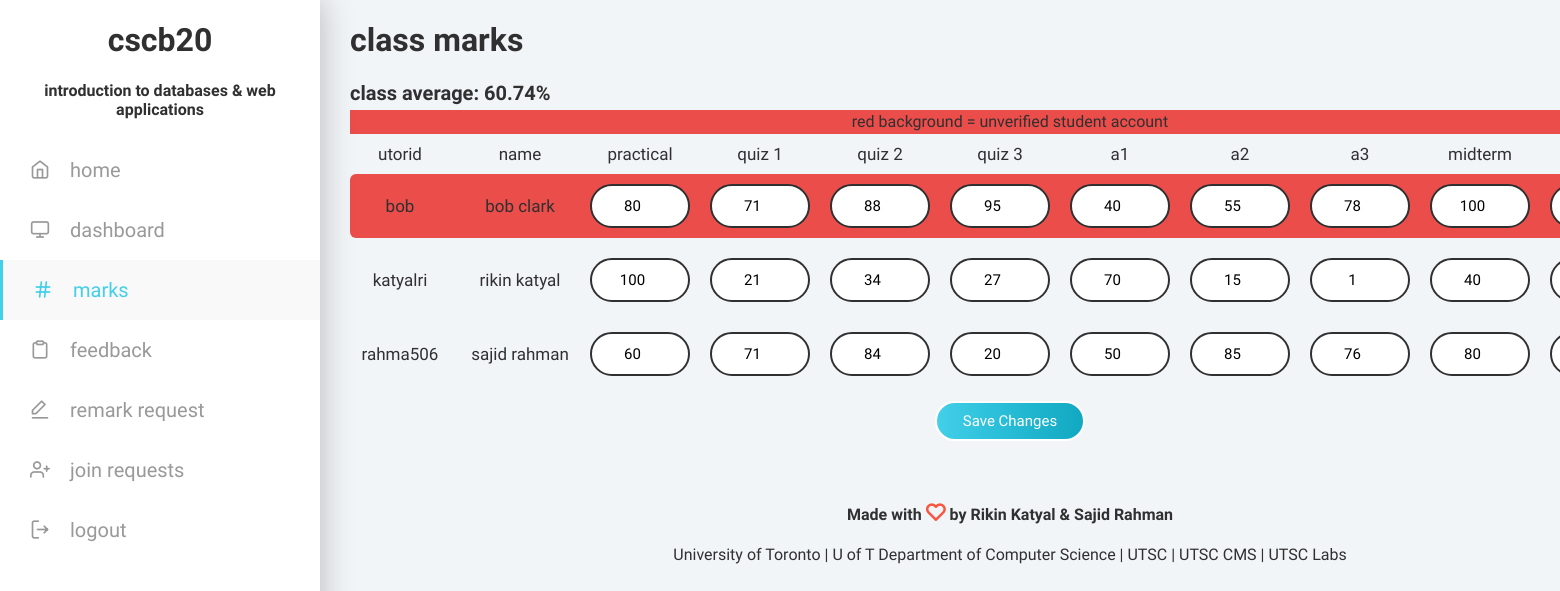
The page /dashboard/instructor/marks/index.php (signed in) on the database as committed earlier.
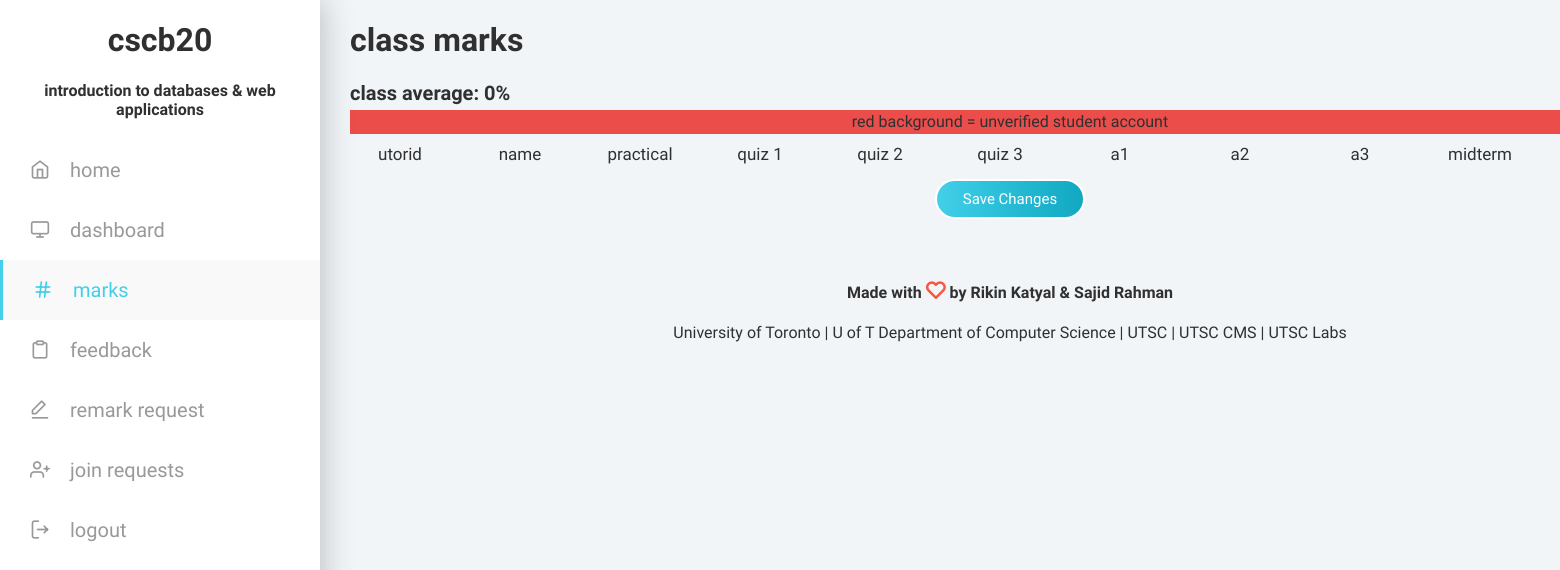
The same page on the database as committed later.
### tables this page shows
create table Students
(verified boolean not null,
utorid varchar(25) not null primary key,
pass char(64) not null,
firstName varchar(255) not null,
lastName varchar(255) not null,
studentNumber varchar(25) not null,
instructorId varchar(255) not null,
practical float,
quiz1 float,
quiz2 float,
quiz3 float,
a1 float,
a2 float,
a3 float,
final float,
midterm float,
authToken varchar(255)
);

### src/auth/config.php (called while the page is built, shortened)
<?php
  $mark_entries = array('practical', 'quiz1', 'quiz2', 'quiz3', 'a1', 'a2', 'a3', 'midterm', 'final');
?>

### src/dashboard/instructor/marks/index.php (the view, shortened to what this page needs)
<?php
  include("../../../auth/config.php");
  $class_avg = calculate_class_avg();
  function calculate_class_avg() {
    global $db;
    global $mark_entries;
    $sql = "select * from CourseDetails where courseCode='CSCB20'";
    $result = mysqli_query($db, $sql);
    $row = mysqli_fetch_array($result, MYSQLI_ASSOC);
    $average = 0;
    foreach($mark_entries as $entry) {
      $average += assessment_avg($entry) * $row[$entry] * .01;
    }
    return round($average, 2);
  }
  function assessment_avg($assessment){
    global $db;
    $instructorId = ($_SESSION['account'] == 'instructor') ? $_SESSION['utorid'] : $_SESSION['instructorId'];
    $sql = "select * from Students where verified = 1 and instructorId = '".$instructorId."'";
    $result = mysqli_query($db, $sql);
    $total = 0;
    $count = 0;
    while ($row = mysqli_fetch_array($result, MYSQLI_ASSOC)) {
        $total += $row[$assessment];
        $count += 1;
    }
    if ($count == 0) {
      return $total;
    } else {
      return $total / $count;
    }
  }
?>
<html lang="en">
<head>
    <link rel="stylesheet" type="text/css" href="../../../css/feather.css">
    <link rel="stylesheet" type="text/css" href="../../../css/index.css">
</head>
<body>
  <div id="container">
      <div id="sidebar">
          <h1>cscb20</h1>
          <h4>introduction to databases & web applications</h4>
          <nav>
            <a href="../../../">
              <div class="nav-item">
                <h2><i class="feather icon-home"></i>home</h2>
              </div>
            </a>
            <a href="../../">
              <div class="nav-item">
                <h2><i class="feather icon-monitor"></i>dashboard</h2>
              </div>
            </a>
            <a href="./">
              <div class="nav-item active">
                <h2><i class="feather icon-hash"></i>marks</h2>
              </div>
            </a>
            <?php
              if ($_SESSION['account'] != 'ta'){
                echo "
                <a href='../../feedback'>
                  <div class='nav-item'>
                    <h2><i class='feather icon-clipboard'></i>feedback</h2>
                  </div>
                </a>
                ";
              }
            ?>
            <a href="../../<?php if ($_SESSION['account'] == 'instructor' or $_SESSION['account'] == 'ta') echo "instructor/" ?>remark/">
              <div class="nav-item">
                <h2><i class="feather icon-edit-1"></i>remark request</h2>
              </div>
            </a>
            <?php
              if ($_SESSION['account'] == 'instructor'){
                echo "
                <a href='../requests'>
                  <div class='nav-item'>
                    <h2><i class='feather icon-user-plus'></i>join requests</h2>
                  </div>
                </a>
                ";
              }
            ?>
            <a href="../../../auth/logout/">
              <div class="nav-item">
                <h2><i class="feather icon-log-out"></i>logout</h2>
              </div>
            </a>
          </nav>
        </div>
    <div id="content">
      <h1>class marks</h1>
      <h2>class average: <?php echo $class_avg?>%</h2>
      <p class="mark unverified">red background = unverified student account</p>
      <form action="" method="post" class="instructor-marks">
        <div class="mark">
          <h3>UTORid</h3>
          <h3>Name</h3>
          <h3>Practical</h3>
          <h3>quiz 1</h3>
          <h3>quiz 2</h3>
          <h3>quiz 3</h3>
          <h3>A1</h3>
          <h3>A2</h3>
          <h3>A3</h3>
          <h3>Midterm</h3>
          <h3>Final</h3>
        </div>
        <?php
          $instructorId = ($_SESSION['account'] == 'instructor') ? $_SESSION['utorid'] : $_SESSION['instructorId'];
          $sql = "select * from Students where instructorId = '".$instructorId."'";
          $result = mysqli_query($db, $sql);
          while ($row = mysqli_fetch_array($result, MYSQLI_ASSOC)) {
            $mark_str = "";
            foreach($mark_entries as $entry){
                $mark_str = $mark_str."<input type='number' min='0' max='100' name='marks[]' value='".$row[$entry]."'/>";
            }
            if ($row['verified'] == "0") {
              $verfied_status = "unverified";
            } else {
              $verfied_status = "";
            }
            echo "
            <div class='mark entry ".$verfied_status."' id=".$row['utorid'].">
              <h3>".$row['utorid']."</h3>
              <h3>".$row['firstName']." ".$row['lastName']."</h3>
              ".$mark_str."
            </div>
            ";
          }
        ?>
        <button>Save Changes</button>
      </form>
      <footer>
        <p><b>Made with <i class="feather icon-heart"></i> by Rikin Katyal & Sajid Rahman</b></p>
        <p><a href="https://www.utoronto.ca/" target="_">University of Toronto</a> | <a href="http://web.cs.toronto.edu/" target="_">U of T Department of Computer Science</a> | <a href="http://www.utsc.utoronto.ca/home/" target="_">UTSC</a> | <a href="https://www.utsc.utoronto.ca/cms/computer-science-mathematics-statistics" target="_">UTSC CMS</a> | <a href="http://www.utsc.utoronto.ca/labs/"> UTSC Labs</a></p>
      </footer>
    </div>
  </div>
</body>
</html>

### src/css/feather.css (style rules this page uses)
.feather { font-family:"feather" !important; font-size:16px; font-style:normal; -webkit-font-smoothing: antialiased; -moz-osx-font-smoothing: grayscale; }
.icon-clipboard:before { content: "\e84b"; }
.icon-edit-1:before { content: "\e868"; }
.icon-heart:before { content: "\e879"; }
.icon-home:before { content: "\e87a"; }
.icon-log-out:before { content: "\e888"; }
.icon-monitor:before { content: "\e899"; }
.icon-user-plus:before { content: "\e8e7"; }
.icon-hash:before { content: "\e8fd"; }

### src/css/index.css (style rules this page uses)
html, body { width: 100%; height: 100%; font-weight: 400; font-family: Varela Round; margin: 0; color: #303030; background-color: #F2F5F8; }
#container { width: 100%; display: flex; flex-direction: row; }
#sidebar { height: 100%; width: 320px; background: #FFFFFF; position: fixed; margin: 0; box-shadow: 1px 0px 30px rgba(50, 50, 50, 0.3); overflow-y: auto; }
#content { height: 100%; width: 100%; margin-left: 320px; padding: 0 30px; }
h1 { font-weight: 700; }
h2 { font-size: 20px; font-weight: 700; margin: 0; text-transform: lowercase; }
h3 { font-size: 17px; font-weight: 400; margin: 0; text-transform: lowercase; }
h4 { text-align: center; }
p { line-height: 24px; }
a { color: #303030; text-decoration: none; display: inline-block }
button { width: 150px; height: 40px; margin: 10px 0; background: #43cfe8; background: -moz-linear-gradient(left, #43cfe8 0%, #2bbfd9 41%, #11a8c2 100%); background: -webkit-gradient(left top, right top, color-stop(0%, #43cfe8), color-stop(41%, #2bbfd9), color-stop(100%, #11a8c2)); background: -webkit-linear-gradient(left, #43cfe8 0%, #2bbfd9 41%, #11a8c2 100%); background: -o-linear-gradient(left, #43cfe8 0%, #2bbfd9 41%, #11a8c2 100%); background: -ms-linear-gradient(left, #43cfe8 0%, #2bbfd9 41%, #11a8c2 100%); background: linear-gradient(to right, #43cfe8 0%, #2bbfd9 41%, #11a8c2 100%); border: 2px solid #FFFFFF; color: #FFFFFF; border-radius: 40px; outline: none; cursor: pointer; font-size: 15px; font-weight: 400; font-family: Varela Round; -webkit-transition: box-shadow 0.3s ease; -moz-transition: box-shadow 0.3s ease; -ms-transition: box-shadow 0.3s ease; -o-transition: box-shadow 0.3s ease; transition: box-shadow 0.3s ease; }
form { display: flex; flex-direction: column; justify-content: center; align-items: center; }
.feather { font-size: 20px; margin-right: 20px; }
#sidebar h1 { text-align: center; }
nav a { text-decoration: none !important; display: block; }
nav h2 { font-weight: 400; }
.nav-item { width: 100%; height: 60px; display: flex; flex-direction: row; align-content: center; justify-content: flex-start; cursor: pointer; color: #999999; }
.active { width: calc(100% - 3px); border-left: 3px solid #43cfe8; background-color: #f9f9f9; color: #43cfe8; }
.nav-item h2 { line-height: 60px; padding-left: 30px; }
footer { text-align: center; margin-top: 50px; }
footer i { margin: 0 !important; color: #f95640; }
.mark { display: flex; flex-direction: row; align-items: center; justify-content: center; text-align: center; margin: 5px 0; }
.mark h3 { width: 100px; margin-right: 20px; }
.instructor-marks .mark { border-radius: 6px; -webkit-transition: box-shadow 0.3s ease; -moz-transition: box-shadow 0.3s ease; -ms-transition: box-shadow 0.3s ease; -o-transition: box-shadow 0.3s ease; transition: box-shadow 0.3s ease; }
.unverified { background: #eb4d4b; }
input[type="text"], input[type="password"], input[type="number"] { width: 250px; height: 40px; border: 2px solid #303030; border-radius: 40px; outline: none; padding: 20px; font-size: 15px; font-weight: 400; font-family: Varela Round; margin: 10px 0; -webkit-transition: box-shadow 0.3s ease; -moz-transition: box-shadow 0.3s ease; -ms-transition: box-shadow 0.3s ease; -o-transition: box-shadow 0.3s ease; transition: box-shadow 0.3s ease; }
.mark input { width: 100px; height: 25px; margin-right: 20px; }
.instructor-marks input { text-align: center; }

Rows that differ between the two databases and show on the page:
removed students: utorid "bob", firstName "bob", lastName "clark", practical "80 71 88 95 40 55 78 100 90", verified 0 (drawn)
removed students: utorid "katyalri", firstName "rikin", lastName "katyal", practical "100 21 34 27 70 15 1 40 45"
removed students: utorid "rahma506", firstName "sajid", lastName "rahman", practical "60 71 84 20 50 85 76 80 99"
Other text that changed with them:
$class_avg: "60.74" → "0"
